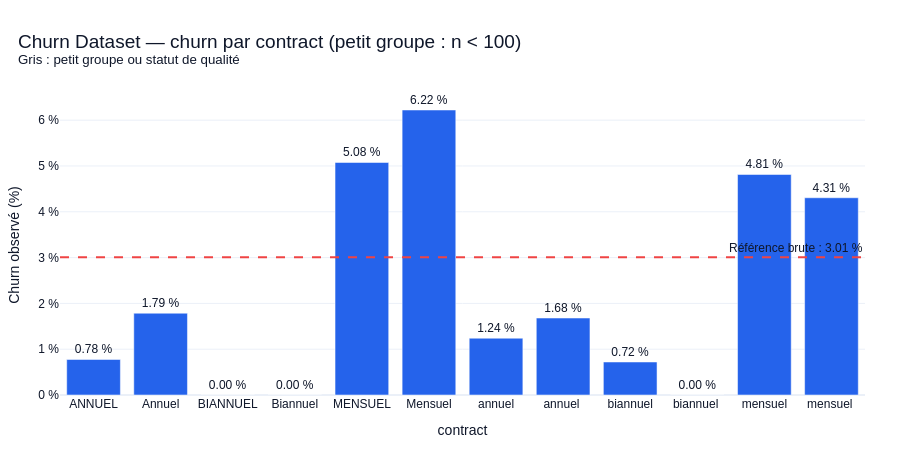
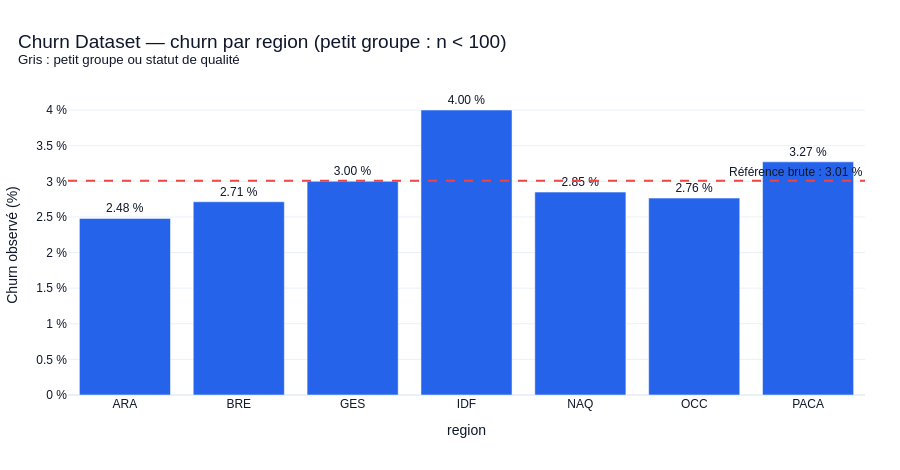
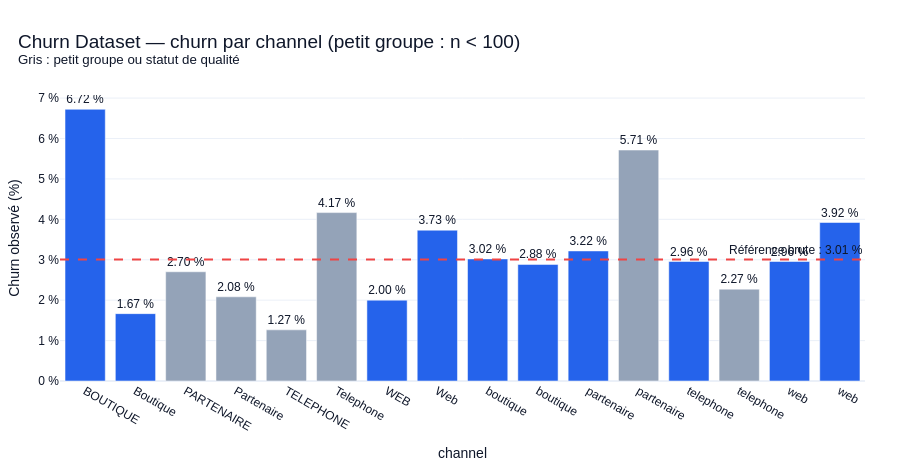

The notebook cell these images were saved under, in order:
### Markdown cell above
## Axes 5–7 — Quels segments présentent des associations différentes avec le churn ?

### Axe 5 — Le type de contrat distingue-t-il les taux observés ?

**Question d’analyse.** Les contrats mensuels, annuels et biannuels ont-ils les mêmes profils de churn ?
**Méthodologie.** Comparer les taux et les effectifs par libellé de contrat, puis approfondir par ancienneté à l'axe 15.

### Axe 6 — Les différences géographiques sont-elles importantes ?

**Question d’analyse.** Certaines régions présentent-elles des taux différents avec des effectifs suffisants ?
**Méthodologie.** Comparer les taux régionaux sans les attribuer directement à la géographie : la composition
contractuelle ou l'ancienneté des clients peut différer entre régions.

### Axe 7 — Les canaux d'acquisition présentent-ils des profils différents ?

**Question d’analyse.** Le canal révèle-t-il une différence de population associée au churn ?
**Méthodologie.** Examiner les modalités et leur support, en distinguant les variantes de format des libellés principaux.

Les trois graphiques sont produits par la même cellule. Les catégories restent brutes : les guillemets
rendent les espaces visibles et ne prouvent pas la présence de guillemets dans les données.
Les petits groupes sont grisés ; le seuil est un repère de lecture, pas une garantie statistique.

**KPI étudiés — axe 5.** Taux et effectifs par libellé brut de contrat ; sensibilité normalisée à l’axe 15.

**KPI étudiés — axe 6.** Taux régionaux et effectifs ; compléter avec composition et âge aux axes 23–24.

**KPI étudiés — axe 7.** Taux par canal et effectifs de chaque libellé brut.

**Visualisation.** Les cellules suivantes présentent les tableaux et graphiques associés ; les axes regroupés partagent les mêmes calculs sans reproduire les visuels.

### Code cell
segment_tables = {}
for column in config.categorical_columns:
    table = explorer.interaction_rates(df, [column])
    segment_tables[column] = table
    fig = plot_diagnostic_rates(
        table,
        column,
        baseline_rate=baseline_rate,
        title=f"Churn Dataset — churn par {column} (petit groupe : n < {config.min_group_size})",
    )
    fig.show(renderer="plotly_mimetype")

### Figure 1 — Plotly figure (JSON) as saved in the notebook; plotly's stock layout.template omitted (floating-point values rounded to 4 significant figures)
{"data": [{"customdata": [[129.0, 124.0, 1.0, -2.233, 0.2577, 0.08591], [112.0, 105.0, 2.0, -1.223, 0.5935, 0.1718], [66.0, 60.0, 0.0, -3.009, 0.0, 0.0], [73.0, 66.0, 0.0, -3.009, 0.0, 0.0], [197.0, 184.0, 10.0, 2.068, 1.687, 0.8591], [225.0, 213.0, 14.0, 3.214, 2.068, 1.203], [12180.0, 1180.0, 151.0, -1.768, 0.4122, 12.97], [119.0, 115.0, 2.0, -1.328, 0.5586, 0.1718], [5966.0, 569.0, 43.0, -2.288, 0.2396, 3.694], [59.0, 58.0, 0.0, -3.009, 0.0, 0.0], [19360.0, 2246.0, 932.0, 1.806, 1.6, 80.07], [209.0, 193.0, 9.0, 1.298, 1.431, 0.7732]], "hovertemplate": "%{x}<br>Churn : %{y:.2f} %<br>Lignes : %{customdata[0]:,.0f}<br>Clients distincts : %{customdata[1]:,.0f}<br>Lignes positives : %{customdata[2]:,.0f}<br>Écart : %{customdata[3]:+.2f} points<br>Ratio descriptif : %{customdata[4]:.2f}<br>Part des positifs : %{customdata[5]:.1f} %<extra></extra>", "marker": {"color": ["#2563EB", "#2563EB", "#94A3B8", "#94A3B8", "#2563EB", "#2563EB", "#2563EB", "#2563EB", "#2563EB", "#94A3B8", "#2563EB", "#2563EB"]}, "text": [0.7752, 1.786, 0.0, 0.0, 5.076, 6.222, 1.24, 1.681, 0.7208, 0.0, 4.814, 4.306], "textposition": "outside", "texttemplate": "%{text:.2f} %", "type": "bar", "x": ["ANNUEL", "Annuel", "BIANNUEL", "Biannuel", "MENSUEL", "Mensuel", "annuel", "annuel ", "biannuel", "biannuel ", "mensuel", "mensuel "], "y": [0.7752, 1.786, 0.0, 0.0, 5.076, 6.222, 1.24, 1.681, 0.7208, 0.0, 4.814, 4.306]}], "layout": {"annotations": [{"showarrow": false, "text": "Référence brute : 3.01 %", "x": 1, "xanchor": "right", "xref": "x domain", "y": 3.009, "yanchor": "bottom", "yref": "y"}], "font": {"color": "#0F172A", "family": "Arial", "size": 12}, "height": 470, "hoverlabel": {"bgcolor": "white", "font": {"size": 12}}, "margin": {"b": 75, "l": 60, "r": 35, "t": 95}, "paper_bgcolor": "white", "plot_bgcolor": "white", "shapes": [{"line": {"color": "#EF4444", "dash": "dash"}, "type": "line", "x0": 0, "x1": 1, "xref": "x domain", "y0": 3.009, "y1": 3.009, "yref": "y"}], "title": {"font": {"color": "#0F172A", "size": 19}, "text": "Churn Dataset — churn par contract (petit groupe : n < 100)<br><sup>Gris : petit groupe ou statut de qualité</sup>", "x": 0.02}, "xaxis": {"categoryarray": ["ANNUEL", "Annuel", "BIANNUEL", "Biannuel", "MENSUEL", "Mensuel", "annuel", "annuel ", "biannuel", "biannuel ", "mensuel", "mensuel "], "categoryorder": "array", "title": {"text": "contract"}, "type": "category"}, "yaxis": {"rangemode": "tozero", "ticksuffix": " %", "title": {"text": "Churn observé (%)"}}}}

### Figure 2 — Plotly figure (JSON) as saved in the notebook; plotly's stock layout.template omitted (floating-point values rounded to 4 significant figures)
{"data": [{"customdata": [[5807.0, 587.0, 144.0, -0.5288, 0.8242, 12.37], [5455.0, 564.0, 148.0, -0.2955, 0.9018, 12.71], [5365.0, 557.0, 161.0, -0.007675, 0.9974, 13.83], [5598.0, 606.0, 224.0, 0.9928, 1.33, 19.24], [5651.0, 573.0, 161.0, -0.1596, 0.947, 13.83], [5498.0, 561.0, 152.0, -0.244, 0.9189, 13.06], [5315.0, 552.0, 174.0, 0.2651, 1.088, 14.95]], "hovertemplate": "%{x}<br>Churn : %{y:.2f} %<br>Lignes : %{customdata[0]:,.0f}<br>Clients distincts : %{customdata[1]:,.0f}<br>Lignes positives : %{customdata[2]:,.0f}<br>Écart : %{customdata[3]:+.2f} points<br>Ratio descriptif : %{customdata[4]:.2f}<br>Part des positifs : %{customdata[5]:.1f} %<extra></extra>", "marker": {"color": ["#2563EB", "#2563EB", "#2563EB", "#2563EB", "#2563EB", "#2563EB", "#2563EB"]}, "text": [2.48, 2.713, 3.001, 4.001, 2.849, 2.765, 3.274], "textposition": "outside", "texttemplate": "%{text:.2f} %", "type": "bar", "x": ["ARA", "BRE", "GES", "IDF", "NAQ", "OCC", "PACA"], "y": [2.48, 2.713, 3.001, 4.001, 2.849, 2.765, 3.274]}], "layout": {"annotations": [{"showarrow": false, "text": "Référence brute : 3.01 %", "x": 1, "xanchor": "right", "xref": "x domain", "y": 3.009, "yanchor": "bottom", "yref": "y"}], "font": {"color": "#0F172A", "family": "Arial", "size": 12}, "height": 470, "hoverlabel": {"bgcolor": "white", "font": {"size": 12}}, "margin": {"b": 75, "l": 60, "r": 35, "t": 95}, "paper_bgcolor": "white", "plot_bgcolor": "white", "shapes": [{"line": {"color": "#EF4444", "dash": "dash"}, "type": "line", "x0": 0, "x1": 1, "xref": "x domain", "y0": 3.009, "y1": 3.009, "yref": "y"}], "title": {"font": {"color": "#0F172A", "size": 19}, "text": "Churn Dataset — churn par region (petit groupe : n < 100)<br><sup>Gris : petit groupe ou statut de qualité</sup>", "x": 0.02}, "xaxis": {"categoryarray": ["ARA", "BRE", "GES", "IDF", "NAQ", "OCC", "PACA"], "categoryorder": "array", "title": {"text": "region"}, "type": "category"}, "yaxis": {"rangemode": "tozero", "ticksuffix": " %", "title": {"text": "Churn observé (%)"}}}}

### Figure 3 — Plotly figure (JSON) as saved in the notebook; plotly's stock layout.template omitted (floating-point values rounded to 4 significant figures)
{"data": [{"customdata": [[119.0, 115.0, 8.0, 3.714, 2.234, 0.6873], [120.0, 113.0, 2.0, -1.342, 0.554, 0.1718], [37.0, 37.0, 1.0, -0.3059, 0.8983, 0.08591], [48.0, 45.0, 1.0, -0.9253, 0.6925, 0.08591], [79.0, 75.0, 1.0, -1.743, 0.4207, 0.08591], [72.0, 67.0, 3.0, 1.158, 1.385, 0.2577], [150.0, 141.0, 3.0, -1.009, 0.6648, 0.2577], [134.0, 127.0, 5.0, 0.7227, 1.24, 0.4296], [11190.0, 1193.0, 338.0, 0.01222, 1.004, 29.04], [104.0, 98.0, 3.0, -0.124, 0.9588, 0.2577], [3667.0, 393.0, 118.0, 0.2093, 1.07, 10.14], [35.0, 34.0, 2.0, 2.706, 1.899, 0.1718], [7779.0, 825.0, 230.0, -0.05193, 0.9827, 19.76], [88.0, 79.0, 2.0, -0.7359, 0.7554, 0.1718], [14920.0, 1585.0, 441.0, -0.05185, 0.9828, 37.89], [153.0, 143.0, 6.0, 0.913, 1.303, 0.5155]], "hovertemplate": "%{x}<br>Churn : %{y:.2f} %<br>Lignes : %{customdata[0]:,.0f}<br>Clients distincts : %{customdata[1]:,.0f}<br>Lignes positives : %{customdata[2]:,.0f}<br>Écart : %{customdata[3]:+.2f} points<br>Ratio descriptif : %{customdata[4]:.2f}<br>Part des positifs : %{customdata[5]:.1f} %<extra></extra>", "marker": {"color": ["#2563EB", "#2563EB", "#94A3B8", "#94A3B8", "#94A3B8", "#94A3B8", "#2563EB", "#2563EB", "#2563EB", "#2563EB", "#2563EB", "#94A3B8", "#2563EB", "#94A3B8", "#2563EB", "#2563EB"]}, "text": [6.723, 1.667, 2.703, 2.083, 1.266, 4.167, 2.0, 3.731, 3.021, 2.885, 3.218, 5.714, 2.957, 2.273, 2.957, 3.922], "textposition": "outside", "texttemplate": "%{text:.2f} %", "type": "bar", "x": ["BOUTIQUE", "Boutique", "PARTENAIRE", "Partenaire", "TELEPHONE", "Telephone", "WEB", "Web", "boutique", "boutique ", "partenaire", "partenaire ", "telephone", "telephone ", "web", "web "], "y": [6.723, 1.667, 2.703, 2.083, 1.266, 4.167, 2.0, 3.731, 3.021, 2.885, 3.218, 5.714, 2.957, 2.273, 2.957, 3.922]}], "layout": {"annotations": [{"showarrow": false, "text": "Référence brute : 3.01 %", "x": 1, "xanchor": "right", "xref": "x domain", "y": 3.009, "yanchor": "bottom", "yref": "y"}], "font": {"color": "#0F172A", "family": "Arial", "size": 12}, "height": 470, "hoverlabel": {"bgcolor": "white", "font": {"size": 12}}, "margin": {"b": 75, "l": 60, "r": 35, "t": 95}, "paper_bgcolor": "white", "plot_bgcolor": "white", "shapes": [{"line": {"color": "#EF4444", "dash": "dash"}, "type": "line", "x0": 0, "x1": 1, "xref": "x domain", "y0": 3.009, "y1": 3.009, "yref": "y"}], "title": {"font": {"color": "#0F172A", "size": 19}, "text": "Churn Dataset — churn par channel (petit groupe : n < 100)<br><sup>Gris : petit groupe ou statut de qualité</sup>", "x": 0.02}, "xaxis": {"categoryarray": ["BOUTIQUE", "Boutique", "PARTENAIRE", "Partenaire", "TELEPHONE", "Telephone", "WEB", "Web", "boutique", "boutique ", "partenaire", "partenaire ", "telephone", "telephone ", "web", "web "], "categoryorder": "array", "title": {"text": "channel"}, "type": "category"}, "yaxis": {"rangemode": "tozero", "ticksuffix": " %", "title": {"text": "Churn observé (%)"}}}}
